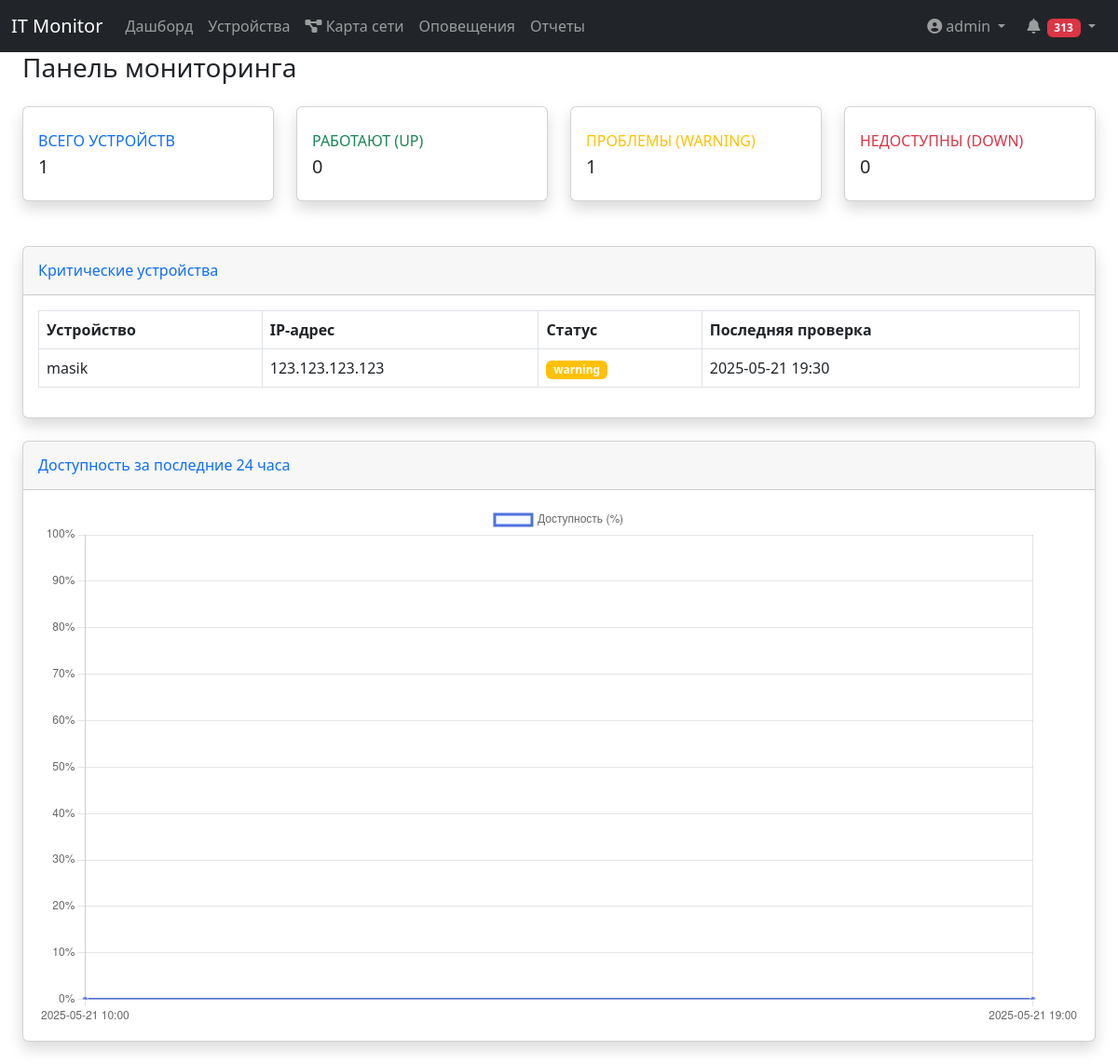
The app's page /dashboard (signed in) with its own data.
### app.py (models this page shows, shortened)
class User(UserMixin, db.Model):
    __tablename__ = 'users'
    id = db.Column(db.Integer, primary_key=True)
    login = db.Column(db.String(50), unique=True, nullable=False)
    password_hash = db.Column('pass', db.String(100), nullable=False)  # Используем имя столбца из БД
    role = db.Column(db.String(20), nullable=False, default='user')

class Device(db.Model):
    __tablename__ = 'devices'
    id = db.Column(db.Integer, primary_key=True)
    name = db.Column(db.String(100), nullable=False)
    ip_address = db.Column(db.String(15), nullable=False)
    device_type = db.Column(db.Enum(DeviceType, values_callable=lambda x: [e.value for e in DeviceType]),
                            nullable=False,
                            default=DeviceType.OTHER)
    group = db.Column(db.String(50), nullable=False)
    check_interval = db.Column(db.Integer, default=60)  # Интервал проверки в секундах
    monitoring_methods = db.Column(db.String(200), default='ping')  # Методы мониторинга, хранятся как строка, разделенная запятыми.
    description = db.Column(db.String(200))
    created_at = db.Column(db.DateTime, default=datetime.utcnow)
    updated_at = db.Column(db.DateTime, default=datetime.utcnow, onupdate=datetime.utcnow)
    last_check = db.Column(db.DateTime)
    monitoring_results = db.relationship(
        'MonitoringResult',
        back_populates='device',
        lazy='dynamic',
        cascade='all, delete-orphan'
    )
    @property
    def last_check(self):
        last_result = self.monitoring_results.order_by(MonitoringResult.timestamp.desc()).first()
        return last_result.timestamp if last_result else None

### app.py (the view)
@app.route('/', methods=['GET', 'POST'])
@app.route('/dashboard')
@login_required
def dashboard():
    status_counts = db.session.query(
        MonitoringResult.status,
        func.count(MonitoringResult.id)
    ).join(
        MonitoringResult.device
    ).filter(
        MonitoringResult.timestamp == db.session.query(
            func.max(MonitoringResult.timestamp)
        ).filter(
            MonitoringResult.device_id == Device.id
        ).correlate(Device)
    ).group_by(MonitoringResult.status).all()
    status_stats = {
        'total': Device.query.count(),
        'up': 0,
        'warning': 0,
        'down': 0
    }
    for status, count in status_counts:
        if status == 'up':
            status_stats['up'] = count
        elif status == 'warning':
            status_stats['warning'] = count
        elif status == 'down':
            status_stats['down'] = count
    critical_devices = db.session.query(Device).join(MonitoringResult).filter(
        MonitoringResult.status.in_(['down', 'warning']),
        MonitoringResult.timestamp == db.session.query(
            func.max(MonitoringResult.timestamp)
        ).filter(
            MonitoringResult.device_id == Device.id
        ).correlate(Device)
    ).all()
    for device in critical_devices:
        last_result = device.monitoring_results.order_by(
            MonitoringResult.timestamp.desc()
        ).first()
        device.last_status = last_result.status if last_result else 'unknown'
        device.last_check_time = last_result.timestamp if last_result else None
    time_24h_ago = datetime.utcnow() - timedelta(hours=24)
    availability_data = db.session.query(
        func.strftime('%Y-%m-%d %H:00', MonitoringResult.timestamp).label('hour'),
        func.avg(case(
            (MonitoringResult.status == 'up', 100),
            else_=0
        )).label('availability_percent')
    ).filter(
        MonitoringResult.timestamp >= time_24h_ago
    ).group_by('hour').order_by('hour').all()
    hours = [row.hour for row in availability_data]
    availability = [round(row.availability_percent, 2) for row in availability_data]
    return render_template('dashboard.html',
                         status_stats=status_stats,
                         critical_devices=critical_devices,
                         hours=hours,
                         availability=availability)

### app.py (called while the page is built)
@login_manager.user_loader
def load_user(user_id):
    return User.query.get(int(user_id))

@app.before_request
def check_admin_count():
    if request.path.startswith('/admin'):  # Проверяем путь вместо endpoint
        admins_count = User.query.filter_by(role='admin').count()
        if admins_count < 1:
            abort(403, description="В системе должен быть хотя бы один администратор")

### templates/dashboard.html (shortened to what this page needs)
{% extends "base.html" %}
{% block content %}
<div class="container-fluid">
    <h1 class="h3 mb-4 text-gray-800">Панель мониторинга</h1>
    <div class="row mb-4">
        <div class="col-xl-3 col-md-6 mb-4">
            <div class="card border-left-primary shadow h-100 py-2">
                <div class="card-body">
                    <div class="row no-gutters align-items-center">
                        <div class="col mr-2">
                            <div class="text-xs font-weight-bold text-primary text-uppercase mb-1">
                                Всего устройств</div>
                            <div class="h5 mb-0 font-weight-bold text-gray-800">
                                {{ status_stats.total }}
                            </div>
                        </div>
                    </div>
                </div>
            </div>
        </div>
        <div class="col-xl-3 col-md-6 mb-4">
            <div class="card border-left-success shadow h-100 py-2">
                <div class="card-body">
                    <div class="row no-gutters align-items-center">
                        <div class="col mr-2">
                            <div class="text-xs font-weight-bold text-success text-uppercase mb-1">
                                Работают (up)</div>
                            <div class="h5 mb-0 font-weight-bold text-gray-800">
                                {{ status_stats.up }}
                            </div>
                        </div>
                    </div>
                </div>
            </div>
        </div>
        <div class="col-xl-3 col-md-6 mb-4">
            <div class="card border-left-warning shadow h-100 py-2">
                <div class="card-body">
                    <div class="row no-gutters align-items-center">
                        <div class="col mr-2">
                            <div class="text-xs font-weight-bold text-warning text-uppercase mb-1">
                                Проблемы (warning)</div>
                            <div class="h5 mb-0 font-weight-bold text-gray-800">
                                {{ status_stats.warning }}
                            </div>
                        </div>
                    </div>
                </div>
            </div>
        </div>
        <div class="col-xl-3 col-md-6 mb-4">
            <div class="card border-left-danger shadow h-100 py-2">
                <div class="card-body">
                    <div class="row no-gutters align-items-center">
                        <div class="col mr-2">
                            <div class="text-xs font-weight-bold text-danger text-uppercase mb-1">
                                Недоступны (down)</div>
                            <div class="h5 mb-0 font-weight-bold text-gray-800">
                                {{ status_stats.down }}
                            </div>
                        </div>
                    </div>
                </div>
            </div>
        </div>
    </div>
    <div class="card shadow mb-4">
        <div class="card-header py-3">
            <h6 class="m-0 font-weight-bold text-primary">Критические устройства</h6>
        </div>
        <div class="card-body">
            {% if critical_devices %}
            <div class="table-responsive">
                <table class="table table-bordered">
                    <thead>
                        <tr>
                            <th>Устройство</th>
                            <th>IP-адрес</th>
                            <th>Статус</th>
                            <th>Последняя проверка</th>
                        </tr>
                    </thead>
                    <tbody>
                        {% for device in critical_devices %}
                        <tr>
                            <td>{{ device.name }}</td>
                            <td>{{ device.ip_address }}</td>
                            <td>
                                <span class="badge bg-{% if device.last_status == 'up' %}success{% elif device.last_status == 'warning' %}warning{% else %}danger{% endif %} text-white">
                                    {{ device.last_status }}
                                </span>
                            </td>
                            <td>
                                {% if device.last_check_time %}
                                    {{ device.last_check_time.strftime('%Y-%m-%d %H:%M') }}
                                {% else %}
                                    Нет данных
                                {% endif %}
                            </td>
                        </tr>
                        {% endfor %}
                    </tbody>
                </table>
            </div>
            {% else %}
            <div class="alert alert-success">Нет устройств с критическими состояниями</div>
            {% endif %}
        </div>
    </div>
    <div class="card shadow mb-4">
        <div class="card-header py-3">
            <h6 class="m-0 font-weight-bold text-primary">Доступность за последние 24 часа</h6>
        </div>
        <div class="card-body">
            <div class="chart-area">
                <canvas id="availabilityChart"></canvas>
            </div>
        </div>
    </div>
</div>
{% endblock %}
{% block scripts %}
<script>
$(document).ready(function() {
    // График доступности
    var ctx = document.getElementById('availabilityChart').getContext('2d');
    var chart = new Chart(ctx, {
        type: 'line',
        data: {
            labels: {{ hours|tojson|safe }},
            datasets: [{
                label: 'Доступность (%)',
                data: {{ availability|tojson|safe }},
                backgroundColor: 'rgba(78, 115, 223, 0.05)',
                borderColor: 'rgba(78, 115, 223, 1)',
                pointBackgroundColor: 'rgba(78, 115, 223, 1)',
                pointBorderColor: '#fff',
                pointHoverBackgroundColor: '#fff',
                pointHoverBorderColor: 'rgba(78, 115, 223, 1)'
            }]
        },
        options: {
            scales: {
                y: {
                    min: 0,
                    max: 100,
                    ticks: {
                        callback: function(value) {
                            return value + '%';
                        }
                    }
                }
            },
            tooltips: {
                callbacks: {
                    label: function(tooltipItem) {
                        return tooltipItem.yLabel + '%';
                    }
                }
            }
        }
    });
});
</script>
{% endblock %}

### templates/navbar.html (shortened to what this page needs)
<nav class="navbar navbar-expand-lg navbar-dark bg-dark">
    <div class="container-fluid">
        <a class="navbar-brand" href="/">IT Monitor</a>
        <div class="collapse navbar-collapse" id="navbarNav">
            <ul class="navbar-nav me-auto">
                <li class="nav-item">
                    <a class="nav-link" href="{{ url_for('dashboard') }}">Дашборд</a>
                </li>
                <li class="nav-item">
                    <a class="nav-link" href="{{ url_for('device_list') }}">Устройства</a>
                </li>
                <li class="nav-item">
                    <a class="nav-link" href="{{ url_for('network_map') }}">
                        <i class="fas fa-project-diagram"></i>
                        <span>Карта сети</span>
                    </a>
                </li>
                <li class="nav-item">
                    <a class="nav-link" href="{{ url_for('alert_list') }}">Оповещения</a>
                </li>
                <li class="nav-item">
                    <a class="nav-link" href="{{ url_for('reports_dashboard') }}">Отчеты</a>
                </li>
            </ul>
            <ul class="navbar-nav">
                <li class="nav-item dropdown">
                    <a class="nav-link dropdown-toggle" href="#" role="button" data-bs-toggle="dropdown">
                        <i class="fas fa-user-circle me-1"></i>{{ current_user.login }}
                    </a>
                </li>
                <li class="nav-item dropdown no-arrow mx-1">
                    <a class="nav-link dropdown-toggle" href="#" id="alertsDropdown" role="button" data-bs-toggle="dropdown" aria-expanded="false">
                        <i class="fas fa-bell fa-fw"></i>
                        <span id="alert-counter" class="badge badge-counter" data-count="0">0</span>
                    </a>
                </li>
            </ul>
        </div>
    </div>
</nav>

### records on screen
User: login "admin"
Device: name "masik", ip_address "123.123.123.123", last_status "warning", last_check_time "2025-05-21 19:30"

### other values on screen
{{ status_stats.total }} "1"
{{ status_stats.up }} "0"
{{ status_stats.warning }} "1"
{{ status_stats.down }} "0"
chart data {{ availability|tojson|safe }} [0.0, 0.0]
